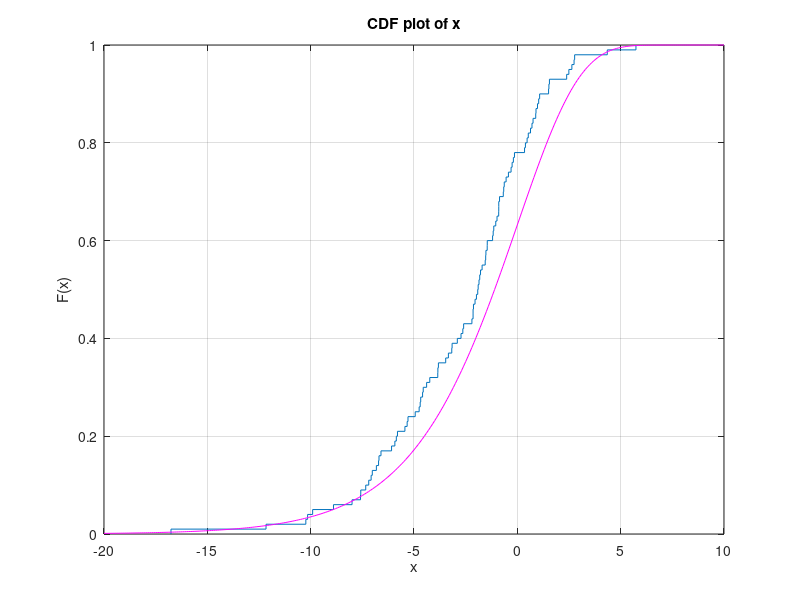

Here is the MATLAB script that generated this plot: (Note: this script raises an error after producing the figure.)
%% Distribution Plots
% This example shows how to create normal probability plots,
% quantile-quantile plots, cumulative distribution plots, and other
% probability plots.

% Copyright 2015 The MathWorks, Inc.


%% Normal Probability Plot of Normal Distribution
rng default;  % For reproducibility
x = normrnd(10,1,25,1);
normplot(x)

%% Normal Probability Plot of Non-Normal Distribution
x = exprnd(10,100,1);
normplot(x)

%% Quantile-Quantile Plots of Same Distributions
x = poissrnd(10,50,1);
y = poissrnd(5,100,1);
qqplot(x,y);

%% Quantile-Quantile Plot of Different Distributions
x = normrnd(5,1,100,1);
y = wblrnd(2,0.5,100,1);
qqplot(x,y);

%% Cumulative Distribution Plot
y = evrnd(0,3,100,1);
cdfplot(y)
hold on
x = -20:0.1:10;
f = evcdf(x,0,3);
plot(x,f,'m')
legend('Empirical','Theoretical','Location','NW')

%% Other Probability Plots
x1 = wblrnd(3,3,100,1);
x2 = raylrnd(3,100,1);
probplot('weibull',[x1 x2])
legend('Weibull Sample','Rayleigh Sample','Location','NW')
